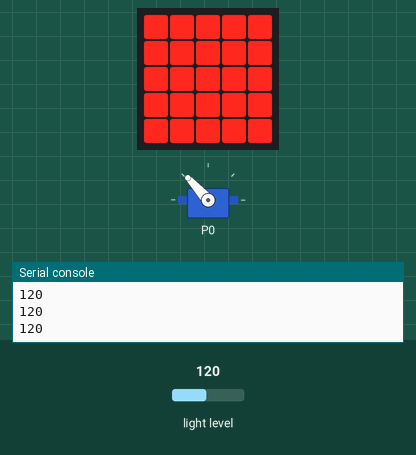
Bench run of a program on a simulated BBC micro:bit (MakeCode). On the bench: the board's 5×5 LED display, servo, the last lines printed to the serial console. The test bench sets the inputs (shaded band); at power-on: light level 120.

Above: at 1.2 s.
1.3 s: light level set to 5
At 2.5 s:
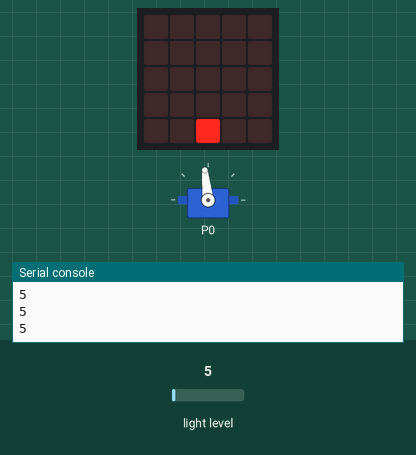
2.8 s: light level set to 64
At 3.7 s:
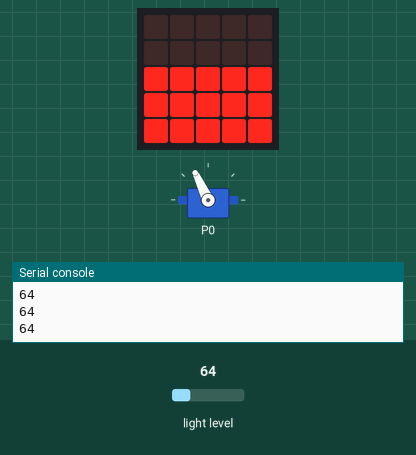
4.3 s: light level set to 191
At 4.8 s:
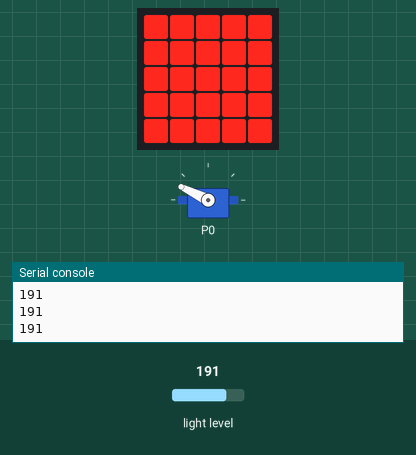
5.8 s: light level set to 128
At 7.0 s:
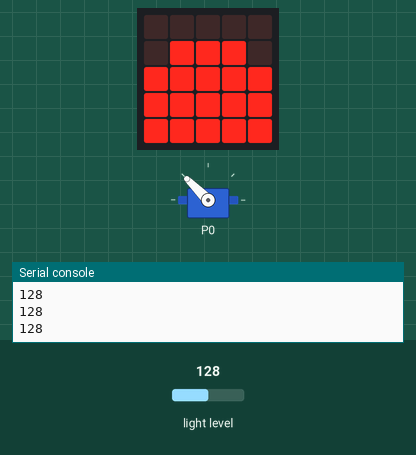
7.3 s: light level set to 64
At 8.3 s:
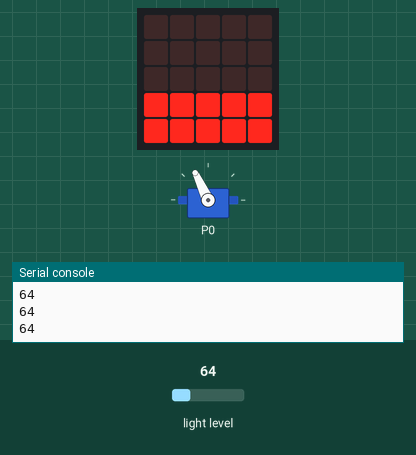
8.8 s: light level set to 250
At 9.5 s:
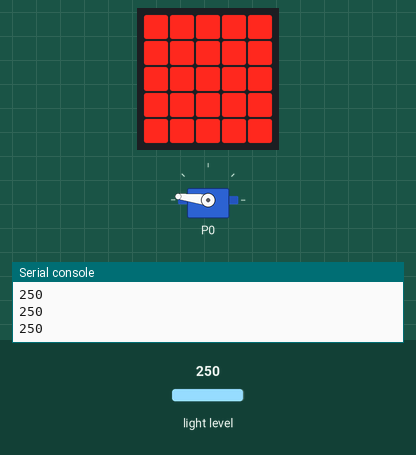
Timing chart, 0 to 11.3 s (numbered marks = the images above; inputs shaded):
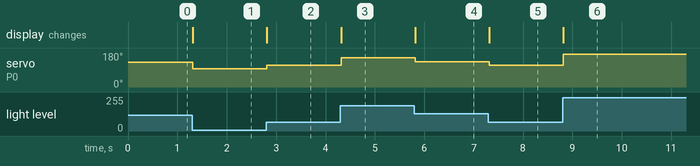

Measured:
- after the input at 1.3 s, servo on P0: 132° → 96° at once; the display: changes at once (image 1)
- after the input at 2.8 s, servo on P0: 96° → 115° at once; the display: changes at once (image 2)
- after the input at 4.3 s, servo on P0: 115° → 154° at once; the display: changes at once (image 3)
- after the input at 5.8 s, servo on P0: 154° → 135° at once; the display: changes at once (image 4)
- after the input at 7.3 s, servo on P0: 135° → 115° at once; the display: changes at once (image 5)
- after the input at 8.8 s, servo on P0: 115° → 173° at once; the display: changes at once (image 6)

The program:

main.ts
```typescript
let angle = 0
// TODO: utiliser l'angle atteint lors de l'étalonnage !
let opened = 95
// TODO: use the angle found at calibration!
let closed = 175
basic.forever(function () {
    led.plotBarGraph(
        input.lightLevel(),
        0
    )
    angle = pins.map(
        input.lightLevel(),
        0,
        255,
        opened,
        closed
    )
    pins.servoWritePin(AnalogPin.P0, angle)
})
```

test.ts
```typescript
// les tests vont ici ; cela ne sera pas compilé si ce paquet est utilisé en tant qu'extension.
```
